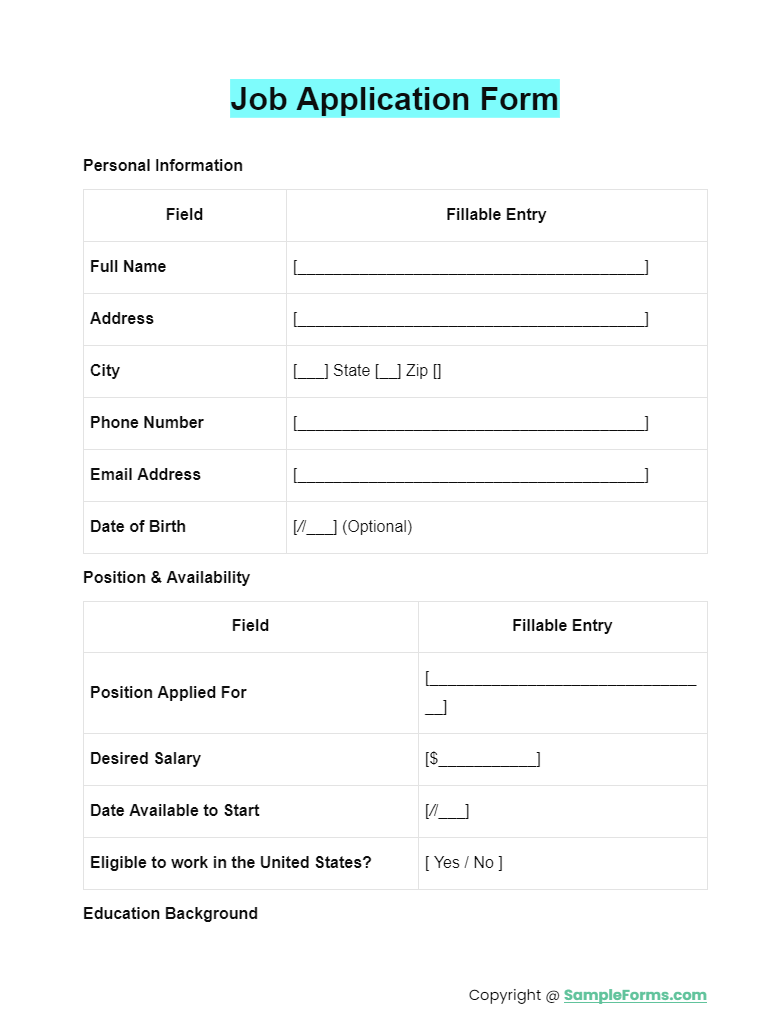
#> input picture input/Job-Application-Form.png, 774 x 1028 px
$ python -i detect_fields.py   (imports and definitions only)
#> lines starting #> are read from the running program, lines starting #| are printed output that depends on the picture; after the words box and inside, x2 and y2 are one past the last pixel; in counts of white or black regions, pixels touching at a corner belong together
from pathlib import Path

import cv2
import numpy as np


# [569 lines left out: functions _make_line, _line_key, deduplicate_detected_lines, detect_lines, detect_additional_field_candidates, _count_ocr_inside_region and 20 more, not called in this run]


def detect_table_regions(image_path: str):
    """Detect dense table-like areas using intersecting horizontal and vertical rules."""
#> called with image_path = '../input/Job-Application-Form.png'
    img = cv2.imread(image_path)
#> img is the input picture: shape (1028, 774, 3); mean B, G, R 249.9, 250, 248.3
    if img is None:
        raise RuntimeError(f"Failed to read image: {image_path}")

    gray = cv2.cvtColor(img, cv2.COLOR_BGR2GRAY)
    binary = cv2.adaptiveThreshold(
        gray,
        255,
        cv2.ADAPTIVE_THRESH_MEAN_C,
        cv2.THRESH_BINARY_INV,
        21,
        9,
    )
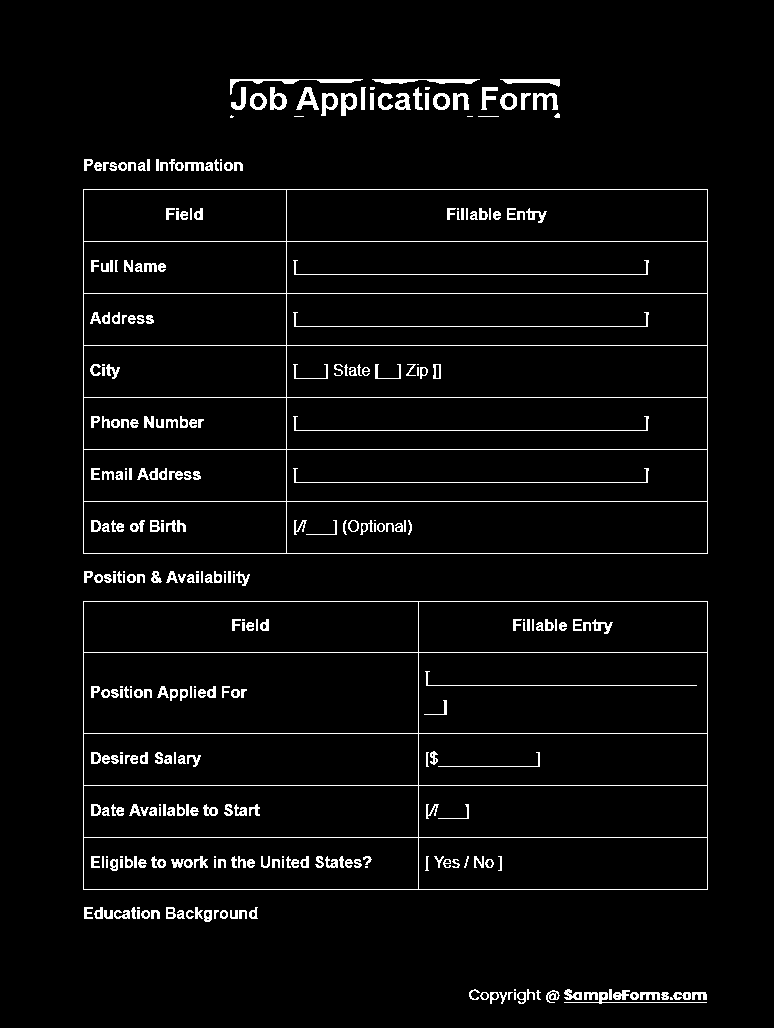
#> binary: shape (1028, 774); 3.9% white in thin lines or dots, all inside (x1, y1, x2, y2) = (83, 79, 708, 1004)

    horizontal_kernel = cv2.getStructuringElement(cv2.MORPH_RECT, (45, 1))
    vertical_kernel = cv2.getStructuringElement(cv2.MORPH_RECT, (1, 35))
    horizontal = cv2.morphologyEx(binary, cv2.MORPH_OPEN, horizontal_kernel, iterations=1)
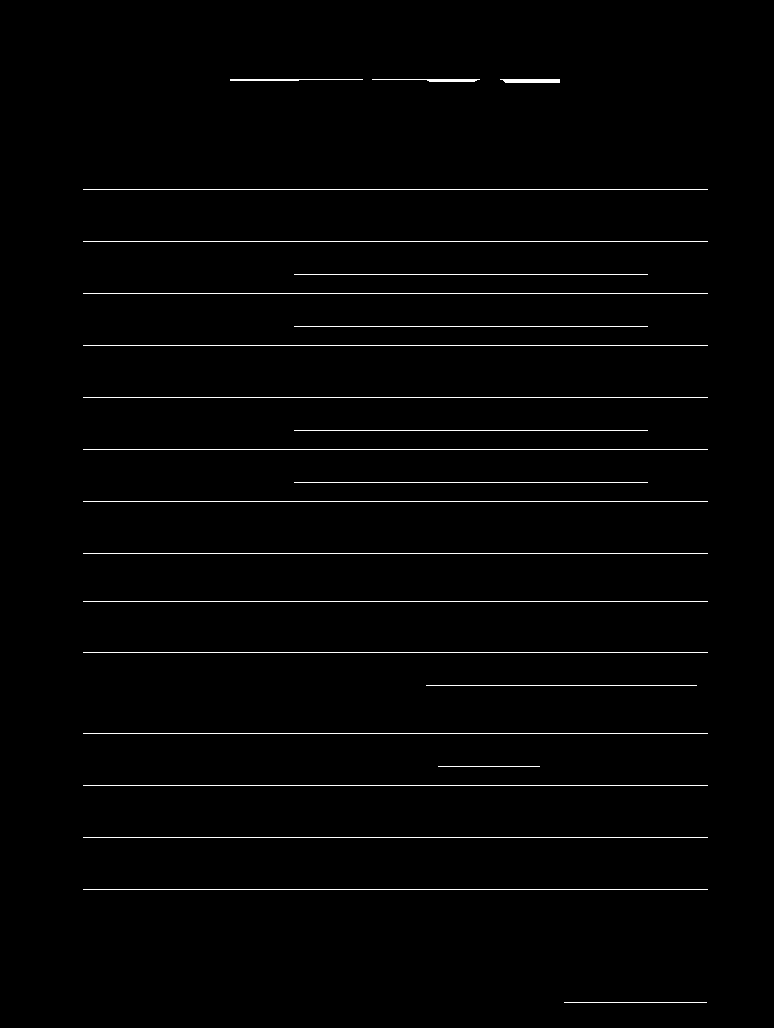
#> horizontal: shape (1028, 774); 1.4% white in thin lines or dots, all inside (x1, y1, x2, y2) = (83, 79, 708, 1003)
    vertical = cv2.morphologyEx(binary, cv2.MORPH_OPEN, vertical_kernel, iterations=1)
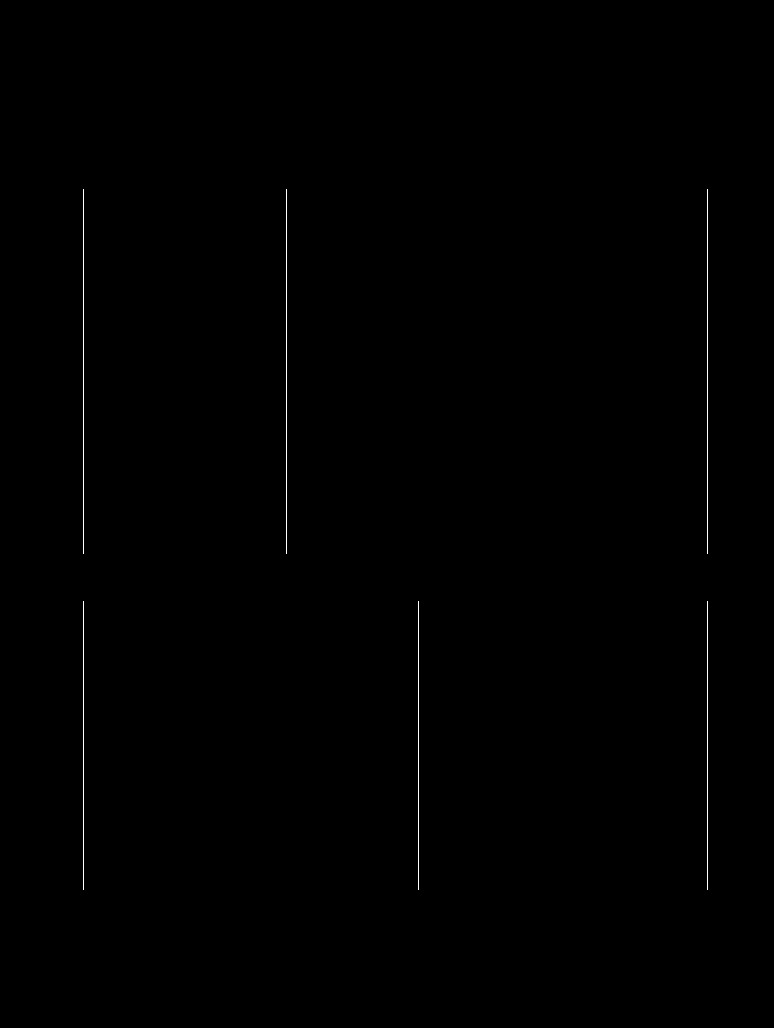
#> vertical: shape (1028, 774); 0.25% white in thin lines or dots, all inside (x1, y1, x2, y2) = (83, 189, 708, 890)
    table_mask = cv2.dilate(cv2.bitwise_and(horizontal, cv2.dilate(vertical, np.ones((5, 5), np.uint8))), np.ones((15, 15), np.uint8))
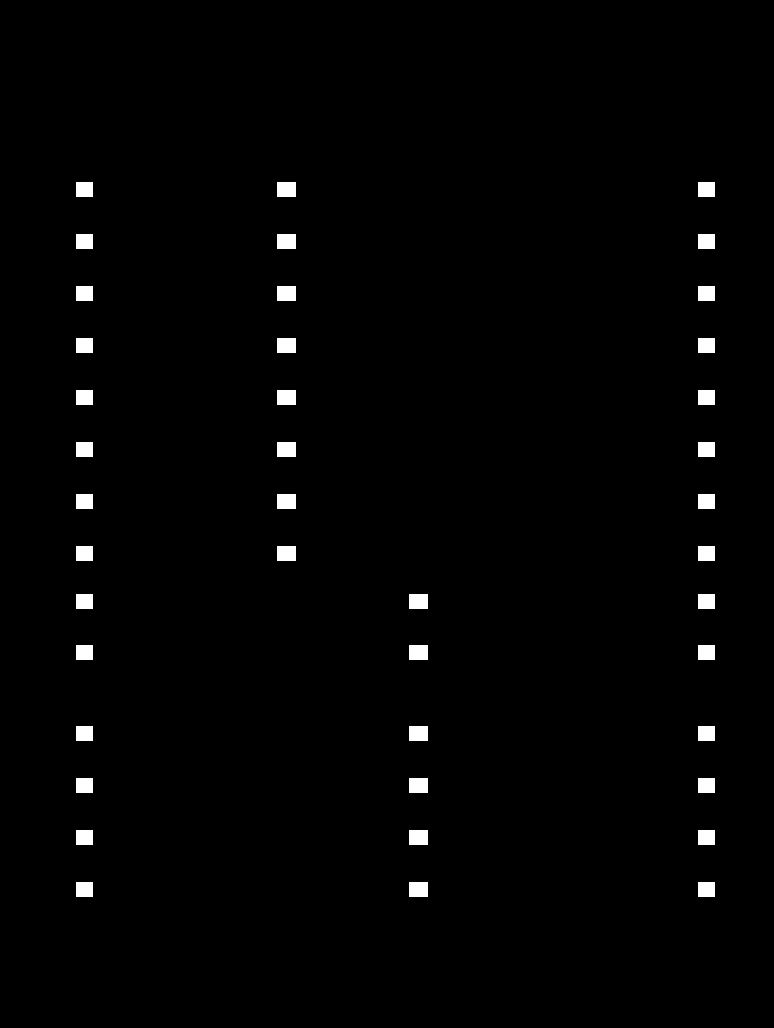
#> table_mask: shape (1028, 774); 1.4% white; 42 white regions

    contours, _ = cv2.findContours(table_mask, cv2.RETR_EXTERNAL, cv2.CHAIN_APPROX_SIMPLE)
#> contours = 42 contours; largest, box (x1, y1, x2, y2) and area: (409, 882, 428, 897) 252, (409, 830, 428, 845) 252, (409, 778, 428, 793) 252, (409, 726, 428, 741) 252, (409, 645, 428, 660) 252
    regions = []
    image_height, image_width = gray.shape[:2]
#> image_height = 1028; image_width = 774

    for contour in contours:
        x, y, w, h = cv2.boundingRect(contour)
        if w < 120 or h < 60:
            continue
        if w > image_width * 0.98 or h > image_height * 0.75:
            continue

        roi_h = horizontal[y:y + h, x:x + w]
        roi_v = vertical[y:y + h, x:x + w]
        horizontal_count = cv2.countNonZero(roi_h) / max(w, 1)
        vertical_count = cv2.countNonZero(roi_v) / max(h, 1)

        if horizontal_count < 2.0 or vertical_count < 2.0:
            continue

        regions.append({
            "x": int(x),
            "y": int(y),
            "width": int(w),
            "height": int(h),
            "region_type": "table",
        })
#> this loop made 42 passes
#> (contour, x, y, w) on passes 1 to 10: ([[698, 882], [698, 896], [714, 896], [714, 882]], 698, 882, 17), ([[409, 882], [409, 896], [427, 896], [427, 882]], 409, 882, 19), ([[76, 882], [76, 896], [92, 896], [92, 882]], 76, 882, 17), ([[698, 830], [698, 844], [714, 844], [714, 830]], 698, 830, 17), ([[409, 830], [409, 844], [427, 844], [427, 830]], 409, 830, 19), ([[76, 830], [76, 844], [92, 844], [92, 830]], 76, 830, 17), ([[698, 778], [698, 792], [714, 792], [714, 778]], 698, 778, 17), ([[409, 778], [409, 792], [427, 792], [427, 778]], 409, 778, 19), ([[76, 778], [76, 792], [92, 792], [92, 778]], 76, 778, 17), ([[698, 726], [698, 740], [714, 740], [714, 726]], 698, 726, 17)
#> after the loop, regions = []

    return regions


# [60 lines left out: functions table_regions_to_semantic_regions, filter_lines_outside_table_regions, fallback_field_lines_from_ocr, not called in this run]


def _bbox_center(box):
    return (box["x"] + box["width"] / 2.0, box["y"] + box["height"] / 2.0)


# [139 lines left out: functions _nearest_checkbox_label, _ocr_bounds, _overlaps_ocr_text, detect_checkbox_mappings, draw_lines, not called in this run]

>>> result = detect_table_regions('../input/Job-Application-Form.png')
#> result = []
